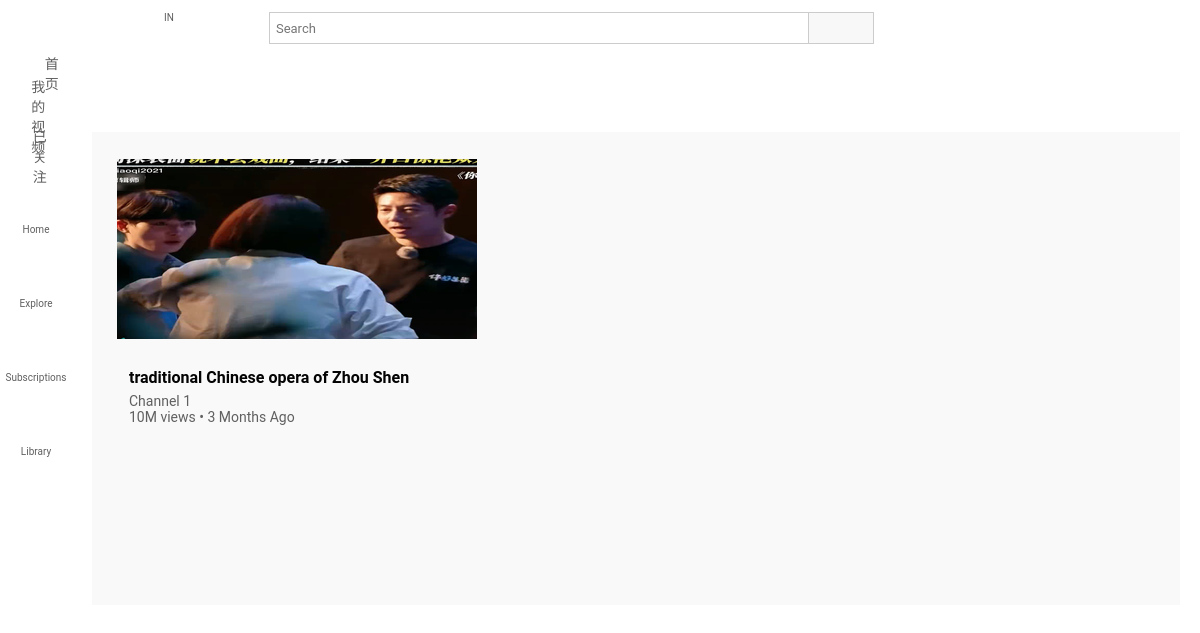
/search_history (signed in), run on an earlier commit of the app's database.
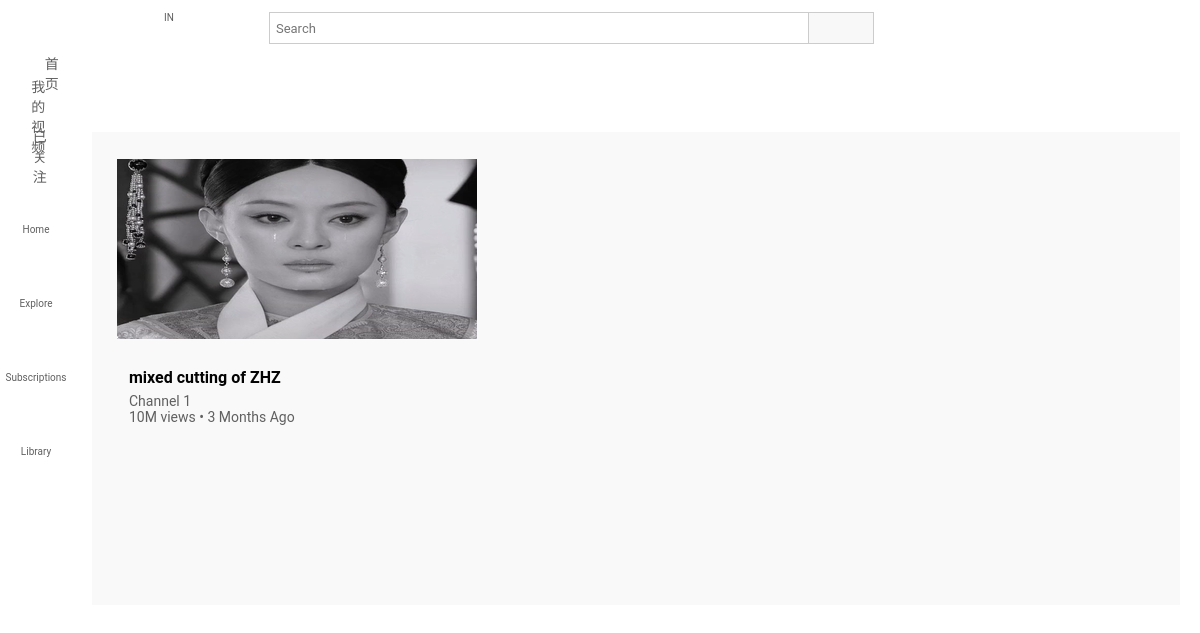
And on a later commit of the database.
### tables this page shows
CREATE TABLE Videos (
    Video_ID INTEGER PRIMARY KEY AUTOINCREMENT,
    User_ID INTEGER NOT NULL,
    Upload_Time TEXT NOT NULL,
    Title TEXT NOT NULL,
    Description TEXT,
    Views INTEGER DEFAULT 0,
    Likes INTEGER DEFAULT 0,
    Video_URL TEXT NOT NULL,
    Picture_URL TEXT,
    Category_ID INTEGER NOT NULL,  -- 新增字段
    FOREIGN KEY (User_ID) REFERENCES Users (User_ID),
    FOREIGN KEY (Category_ID) REFERENCES Video_Category (Category_ID)  -- 外键约束
);

### app.py (the view)
@app.route("/search_history")
def search_history():
    username = session.get("user_name", None)  # 使用 `get` 来避免 KeyError
    if username is None:
        return render_template("likedVideos.html", videos=None, username=username)
    sql_query = 'SELECT * FROM Videos WHERE Video_ID IN (SELECT Video_ID FROM History WHERE UserName =?)'
    result = execute_sql(sql_query,(username,))
    return render_template("likedVideos.html", videos=result, username=username)

### app.py (called while the page is built)
def execute_sql(sql_query, params=()):
    conn = sqlite3.connect('db.sqlite')
    conn.row_factory = sqlite3.Row
    cursor = conn.cursor()
    result = cursor.execute(sql_query, params).fetchall()
    conn.commit()
    conn.close()
    return result

### Youtube-Clone/templates/likedVideos.html (shortened to what this page needs)
<!DOCTYPE html>
<html>
<head>
    <link rel="stylesheet" type="text/css" href="/static/css/styles.css">
</head>
<body>
	<header class = "header-container stick">
		<div class = "container">
			<div class = "guide-button-box">
				<span class="iconify hamburger" data-icon="ci:hamburger" data-inline="false"></span>
			</div>
			<div class = "logo">
				<img class = "logo-img" src = "/static/Resources/youtube_logo.webp">
				<span class = "country-code">IN</span>
			</div>
		</div>
		<div class = "search-container">
			<input type="text" placeholder="Search" name="search">
      		<button type="submit">
      		</button>
		</div>
		<div class="user-d">
			<button class="user-btn">
			</button>
			<button class="user-btn">
			</button>
			<button class="user-btn">
			</button>
			<a href="/login">
				<button class="user-btn">
				</button>
			</a>
		</div>
	</header>
    <div class = "sidebar">
        <div class="sidebar-category">
            <a href = "/">
                <button class = "home-button">
                    <span class="iconify user-icon" data-icon="ci:home-alt-fill" data-inline="false"></span>
                    <span>首页</span>
                </button>
            </a>
        </div>
        <div class="sidebar-category" onclick="showContent('myVideos')">
            <span class="iconify user-icon" data-icon="ic:baseline-video-library" data-inline="false"></span>
            <span>我的视频</span>
        </div>
        <div class="sidebar-category" onclick="showContent('subscriptions')">
            <span class="iconify user-icon" data-icon="ic:baseline-subscriptions" data-inline="false"></span>
            <span>已关注</span>
        </div>
        <div class = "sidebar-category-sml">
            <span class="iconify user-icon selected-img" data-icon="ci:home-alt-fill" data-inline="false"></span>
            <span>Home</span>
        </div>
        <div class = "sidebar-category-sml">
            <span class="iconify user-icon" data-icon="ic:baseline-explore" data-inline="false"></span>
            <span>Explore</span>
        </div>
        <div class = "sidebar-category-sml">
            <span class="iconify user-icon" data-icon="ic:baseline-subscriptions" data-inline="false"></span>
            <span>Subscriptions</span>
        </div>
        <div class = "sidebar-category-sml">
            <span class="iconify user-icon" data-icon="ic:baseline-video-library" data-inline="false"></span>
            <span>Library</span>
        </div>
    </div>
    <div class = "main-content" id = "home">
		<div class = "videos">
			<div class = "videos-container">
				{% if videos %}
            		{% for video in videos %}
						<div class = "video" onclick="playVideo('{{ video.Video_URL }}', '{{ video.video_id }}')">
							<div class = "video-thumbnail">
								<img src="{{video.picture_url}}" alt = "" />
							</div>
							<div class = "video-details">
								<div class = "author">
								</div>
								<div class = "title">
									<h3>{{video.title}}</h3>
									<a href="">Channel 1</a>
									<span>10M views • 3 Months Ago</span>
								</div>
							</div>
						</div>
					{% endfor %}
				{% else %}
					<p>No videos available.</p>
				{% endif %}
			</div>
		</div>
	</div>
</body>
</html>

### Youtube-Clone/static/css/styles.css (style rules this page uses)
body { margin: 0; padding: 0; scroll-padding-top: 56px; overflow: hidden; background-color: #fff; }
.header-container { display: flex; justify-content: space-between; height: 56px; overflow: hidden; background-color: #fff; }
.container { display: flex; align-items: center; }
.guide-button-box { display: flex; justify-content: center; align-items: center; height: 40px; width: 40px; padding: 8px 2px 8px 10px; }
.home-button { text-decoration: none; display: flex; align-items: center; justify-content: start; padding: 0; margin-bottom: 6px; height: 40px; font: 14px Roboto, Noto, sans-serif; color: #606060; border: none; background: none; cursor: pointer; outline: none; }
.hamburger { height: 24px; width: 24px; }
.country-code { margin: 12px 10px 0 -10px; color: #606060; font-size: 10px; font-family: Roboto, Arial, sans-serif; }
.logo { display: flex; height: 56px; }
.logo-img { height: 56px; }
.user-d { width: 225px; }
.search-container { flex-grow: 1; min-width: 40px; max-width: 728px; display: flex; align-items: center; justify-content: center; }
.search-container input { height: 26px; min-width: 0px; width: 526px; padding: 2px 6px; border: 1px solid #CCCCCC; color: #000000; font: 13px Roboto, Noto, sans-serif; }
.search-container button { float: right; height: 32px; width: 65px; padding: 1px 6px; background: #f8f8f8; border: 1px solid #CCCCCC; border-left: 0px; cursor: pointer; }
.iconify { height: 24px; width: 24px; color: #606060; }
.user-d { display: flex; width: 225px; align-items: center; justify-content: space-evenly; padding-right: 16px; }
.user-d button { height: 40px; width: 40px; border: none; background-color: #ffffff; }
.user-btn { background: none; border: none; cursor: pointer; }
.stick { position: -webkit-sticky; position: sticky; top: 0; left: 0; width: 100%; }
.sidebar { height: 100%; width: 240px; background-color: #fff; position: -webkit-fixed; position: fixed; top: 56px; left: 0; overflow-y: hidden; }
.sidebar-category { display: flex; align-items: center; padding: 0px 24px; height: 40px; font: 14px Roboto, Noto, sans-serif; color: #606060; }
.sidebar-category a { text-decoration: none; }
.user-icon { text-decoration: none; height: 24px; width: 24px; padding: 0px 24px 0px 0px; }
.selected-img { color: #ff0000; }
.sidebar-category-sml { height: 44px; width: 72px; font: 10px Roboto, Noto, sans-serif; color: #606060; padding-top: 16px; padding-bottom: 14px; display: grid; justify-items: center; align-items: center; }
.main-content { margin: 24px 0px 0px 0px; position: -webkit-fixed; position: fixed; left: 240px; top: 88px; right: 0; width: auto; height: 100%; overflow-y: scroll; display: flex; align-items: center; justify-content: center; }
.main-content { padding: 20px; }
.videos { background-color: #f9f9f9; padding: 15px 25px 50px 25px; }
.videos-container { flex-direction: row; justify-content: space-between; flex-wrap: wrap; display: flex; grid-template-columns: repeat(auto-fill, minmax(340px, 1fr)); grid-column: span 4; justify-items: center; margin-top: 12px; padding-bottom: 100px; grid-row-gap: 10px; }
.video { width: auto; height: auto; margin: 0 10px 30px 0; cursor: pointer; }
.video-thumbnail { width: 100%; height: auto; }
.video-thumbnail img { object-fit: cover; height: 100%; width: 100%; }
.video-details { display: flex; margin-top: 10px; padding-right: 24px; font: 14px Roboto, Arial, sans-serif; color: rgb(96, 96, 96); }
.title { display: flex; flex-direction: column; }
.title h3 { color: rgb(3, 3, 3); line-height: 18px; margin-bottom: 6px; font-size: 16px; }
.title a { text-decoration: none; color: rgb(96, 96, 96); font: inherit; }
@media (max-width: 1330px) { .sidebar { height: 100%; width: 72px; } }
@media (max-width: 1330px) { .header-navbar, .main-content { left: 72px; } }
@media (max-width: 1330px) { .user-icon { padding: 0; margin-bottom: 6px; } }
@media (max-width: 1330px) { .sidebar-category-sml { display: grid; } }

What changed in the data, as far as the page shows it:
no longer on this page (row unchanged): Videos: picture_url (picture), title "traditional Chinese opera of Zhou Shen"
added Videos: picture_url (picture), title "mixed cutting of ZHZ"
